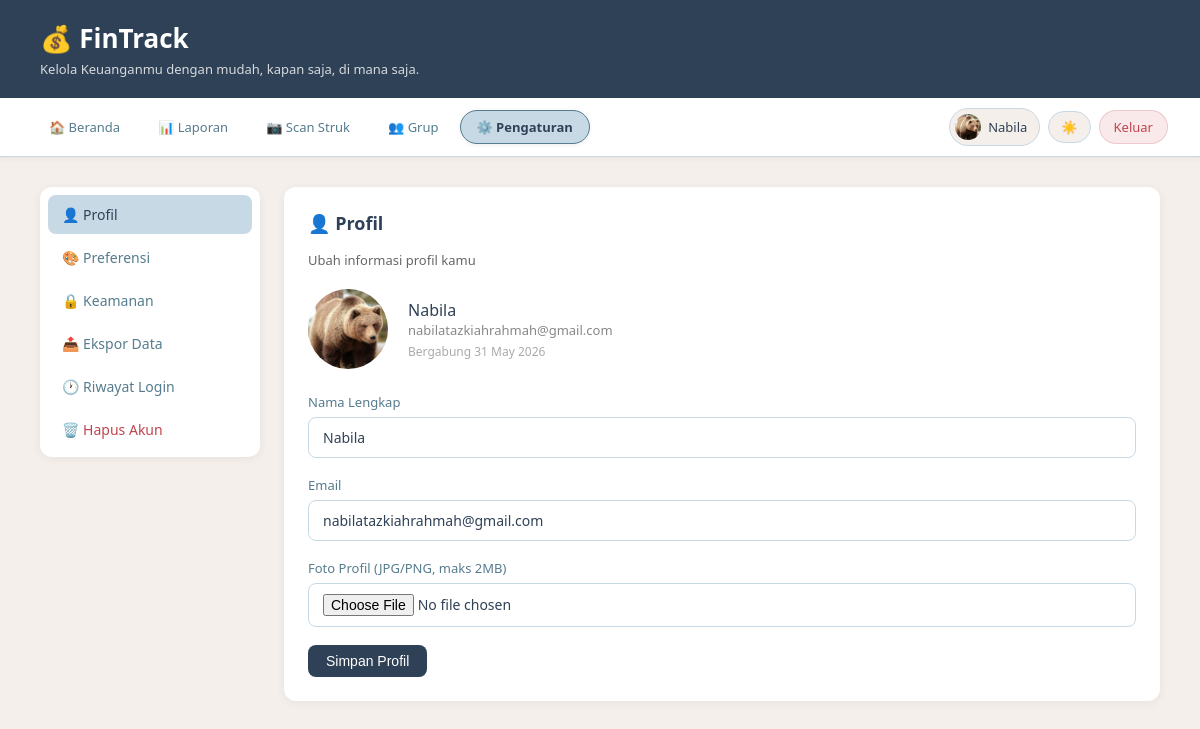
/settings (signed in), run on the app's committed database.
### app.py (models this page shows)
class User(UserMixin, db.Model):
    id           = db.Column(db.Integer, primary_key=True)
    name         = db.Column(db.String(100), nullable=False)
    email        = db.Column(db.String(100), unique=True, nullable=False)
    password     = db.Column(db.String(200), nullable=False)
    photo        = db.Column(db.String(200), nullable=True)
    language     = db.Column(db.String(5),  default='id')
    theme        = db.Column(db.String(10), default='light')
    notif_popup  = db.Column(db.Boolean,    default=True)
    timezone     = db.Column(db.String(50), default='Asia/Jakarta')
    created_at   = db.Column(db.DateTime,   default=datetime.utcnow)
    transactions = db.relationship('Transaction', backref='user', lazy=True)

### app.py (the view)
@app.route('/settings')
@login_required
def settings():
    login_histories = LoginHistory.query.filter_by(user_id=current_user.id)\
                                  .order_by(LoginHistory.logged_in_at.desc()).limit(5).all()
    return render_template('settings.html', login_histories=login_histories)

### app.py (called while the page is built)
@login_manager.user_loader
def load_user(user_id):
    return User.query.get(int(user_id))

@app.context_processor
def inject_translation():
    lang = current_user.language if current_user.is_authenticated else 'id'
    return dict(t=get_translation(lang))

### translations.py (called while the page is built)
def get_translation(lang='id'):
    return TRANSLATIONS.get(lang, TRANSLATIONS['id'])

### templates/settings.html (shortened to what this page needs)
<!DOCTYPE html>
<html lang="id" data-theme="light" id="html-root">
<head>
    <link rel="stylesheet" href="{{ url_for('static', filename='style.css') }}">
</head>
<body>
<header>
    <h1>💰 FinTrack</h1>
    <p>{{ t['desc_app'] }}</p>
</header>
<nav class="navbar">
    <a href="/index" class="nav-link">🏠 {{ t['nav_home'] }}</a>
    <a href="/report" class="nav-link">📊 {{ t['nav_report'] }}</a>
    <a href="/scan" class="nav-link">📷 {{ t['nav_scan'] }}</a>
    <a href="/groups" class="nav-link">👥 {{ t['nav_sharing'] }}</a>
    <a href="/settings" class="nav-link active">⚙️ {{ t['nav_settings'] }}</a>
    <div class="nav-right">
        <div class="user-chip">
            <div class="user-avatar">
                {% if current_user.photo %}
                    <img src="{{ url_for('static', filename='uploads/' + current_user.photo) }}" alt="foto">
                {% else %}
                    👤
                {% endif %}
            </div>
            <span>{{ current_user.name }}</span>
        </div>
        <button class="theme-toggle" onclick="toggleTheme()">
    <span class="theme-icon">☀️</span>
</button>
        <a href="/logout" class="btn-logout">{{ t['nav_logout'] }}</a>
    </div>
</nav>
<main>
    <div style="display:grid; grid-template-columns:220px 1fr; gap:24px;">
        <div>
            <div class="card" style="padding:8px;">
                <nav style="display:flex; flex-direction:column; gap:4px;">
                    <a href="#profil" onclick="showSection('profil')"
                       class="settings-nav active" id="nav-profil">
                        👤 {{ t['profile'] }}
                    </a>
                    <a href="#preferensi" onclick="showSection('preferensi')"
                       class="settings-nav" id="nav-preferensi">
                        🎨 {{ t['preferences'] }}
                    </a>
                    <a href="#keamanan" onclick="showSection('keamanan')"
                       class="settings-nav" id="nav-keamanan">
                        🔒 {{ t['security'] }}
                    </a>
                    <a href="#export" onclick="showSection('export')"
                       class="settings-nav" id="nav-export">
                        📤 {{ t['export_data'] }}
                    </a>
                    <a href="#riwayat-login" onclick="showSection('riwayat-login')"
                       class="settings-nav" id="nav-riwayat-login">
                        🕐 {{ t['login_history'] }}
                    </a>
                    <a href="#hapus-akun" onclick="showSection('hapus-akun')"
                       class="settings-nav danger" id="nav-hapus-akun">
                        🗑️ {{ t['delete_account'] }}
                    </a>
                </nav>
            </div>
        </div>
        <div>
            <div id="section-profil" class="settings-section">
                <div class="card">
                    <h2>👤 {{ t['profile'] }}</h2>
                    <p style="font-size:13px; color:#666; margin-bottom:20px;">
                        Ubah informasi profil kamu
                    </p>
                    <div style="display:flex; align-items:center;
                                gap:20px; margin-bottom:24px;">
                        <div style="width:80px; height:80px; border-radius:50%;
                                    overflow:hidden; background:#e5e7eb;
                                    display:flex; align-items:center;
                                    justify-content:center; font-size:32px;">
                            {% if current_user.photo %}
                                <img src="{{ url_for('static',
                                     filename='uploads/' + current_user.photo) }}"
                                     style="width:100%; height:100%;
                                            object-fit:cover;">
                            {% else %}
                                👤
                            {% endif %}
                        </div>
                        <div>
                            <p style="font-weight:500;">{{ current_user.name }}</p>
                            <p style="font-size:13px; color:#888;">
                                {{ current_user.email }}
                            </p>
                            <p style="font-size:12px; color:#aaa; margin-top:4px;">
                                Bergabung {{ current_user.created_at.strftime('%d %B %Y') }}
                            </p>
                        </div>
                    </div>
                    <form method="POST" action="/settings/profile"
                          enctype="multipart/form-data">
                        <div class="form-group">
                            <label>{{ t['full_name'] }}</label>
                            <input type="text" name="name"
                                   value="{{ current_user.name }}" required>
                        </div>
                        <div class="form-group">
                            <label>{{ t['email'] }}</label>
                            <input type="email" name="email"
                                   value="{{ current_user.email }}" required>
                        </div>
                        <div class="form-group">
                            <label>{{ t['profile_photo'] }}</label>
                            <input type="file" name="photo"
                                   accept=".jpg,.jpeg,.png"
                                   onchange="previewPhoto(this)">
                        </div>
                        <button type="submit" class="btn btn-primary">
                            {{ t['save_profile'] }}
                        </button>
                    </form>
                </div>
            </div>
        </div>
    </div>
</main>
</body>
</html>

### static/style.css (style rules this page uses)
* { margin: 0; padding: 0; box-sizing: border-box; }
body { font-family: 'Segoe UI', sans-serif; background-color: #F5EFEB; color: #2F4156; }
header { background-color: #2F4156; color: white; padding: 20px 40px; }
header h1 { font-size: 26px; }
header p { font-size: 13px; opacity: 0.8; margin-top: 4px; }
main { padding: 30px 40px; }
.card { background: #FFFFFF; border-radius: 12px; padding: 24px; box-shadow: 0 2px 8px rgba(47,65,86,0.07); margin-bottom: 24px; }
.card h2 { margin-bottom: 16px; font-size: 18px; color: #2F4156; }
.btn { display: inline-block; padding: 8px 18px; border-radius: 8px; font-size: 14px; font-weight: 500; cursor: pointer; border: none; text-decoration: none; }
.btn-primary { background: #2F4156; color: white; }
.form-group { margin-bottom: 18px; }
.form-group label { display: block; font-size: 13px; font-weight: 500; margin-bottom: 6px; color: #567C8D; }
.form-group input, .form-group select, .form-group textarea { width: 100%; padding: 10px 14px; border: 1px solid #C8D9E6; border-radius: 8px; font-size: 14px; font-family: inherit; background: #FFFFFF; color: #2F4156; }
.navbar { background: #FFFFFF; padding: 10px 32px; display: flex; align-items: center; gap: 4px; border-bottom: 1px solid #C8D9E6; box-shadow: 0 1px 6px rgba(47,65,86,0.07); position: sticky; top: 0; z-index: 50; transition: background 0.2s, border-color 0.2s; flex-wrap: nowrap; overflow-x: auto; scrollbar-width: none; }
.navbar a.nav-link { text-decoration: none; color: #567C8D; font-size: 13px; font-weight: 500; padding: 7px 16px; border-radius: 99px; display: inline-flex; align-items: center; gap: 6px; white-space: nowrap; transition: background 0.18s, color 0.18s, border-color 0.18s, box-shadow 0.18s; border: 1.5px solid transparent; }
.navbar a.nav-link.active { background: #C8D9E6; color: #2F4156; font-weight: 650; border-color: #567C8D; box-shadow: 0 1px 4px rgba(47,65,86,0.10); }
.nav-right { margin-left: auto; display: flex; align-items: center; gap: 8px; flex-shrink: 0; }
.user-chip { display: inline-flex; align-items: center; gap: 7px; padding: 5px 12px 5px 5px; border-radius: 99px; background: #F5EFEB; border: 1.5px solid #C8D9E6; font-size: 13px; font-weight: 500; color: #2F4156; white-space: nowrap; }
.user-avatar { width: 26px; height: 26px; border-radius: 50%; background: #C8D9E6; display: flex; align-items: center; justify-content: center; font-size: 12px; overflow: hidden; flex-shrink: 0; }
.user-avatar img { width: 100%; height: 100%; object-fit: cover; }
.theme-toggle { display: inline-flex; align-items: center; gap: 5px; padding: 6px 12px; border-radius: 99px; background: #F5EFEB; border: 1.5px solid #C8D9E6; cursor: pointer; font-size: 13px; font-weight: 500; color: #567C8D; transition: all 0.2s; white-space: nowrap; font-family: inherit; }
.btn-logout { display: inline-flex; align-items: center; gap: 5px; padding: 7px 14px; border-radius: 99px; font-size: 13px; font-weight: 500; background: #FAE9EA; color: #C0444F; border: 1.5px solid rgba(192,68,79,0.2); text-decoration: none; cursor: pointer; transition: all 0.18s; white-space: nowrap; font-family: inherit; }
.settings-nav { display: block; padding: 10px 14px; border-radius: 8px; font-size: 14px; text-decoration: none; color: #567C8D; cursor: pointer; transition: background 0.15s; }
.settings-nav.active { background: #C8D9E6; color: #2F4156; font-weight: 500; }
.settings-nav.danger { color: #C0444F; }

### data on the page
User: photo (picture), name "Nabila", email "nabilatazkiahrahmah@gmail.com", created_at "31 May 2026"

### other printed values
{{ t['desc_app'] }} "Kelola Keuanganmu dengan mudah, kapan saja, di mana saja."
{{ t['nav_home'] }} "Beranda"
{{ t['nav_report'] }} "Laporan"
{{ t['nav_scan'] }} "Scan Struk"
{{ t['nav_sharing'] }} "Grup"
{{ t['nav_settings'] }} "Pengaturan"
{{ t['nav_logout'] }} "Keluar"
{{ t['profile'] }} "Profil"
{{ t['preferences'] }} "Preferensi"
{{ t['security'] }} "Keamanan"
{{ t['export_data'] }} "Ekspor Data"
{{ t['login_history'] }} "Riwayat Login"
{{ t['delete_account'] }} "Hapus Akun"
{{ t['full_name'] }} "Nama Lengkap"
{{ t['email'] }} "Email"
